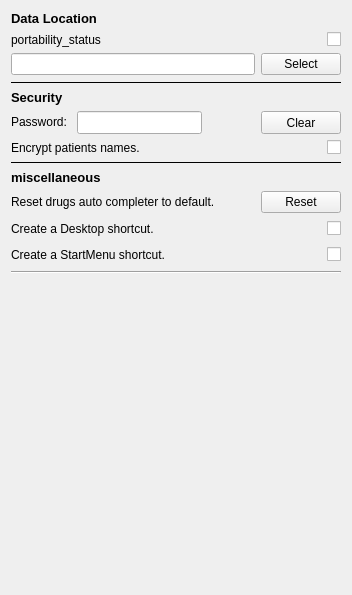
     <widget class="QWidget" name="Advanced_Tab">
      <attribute name="title">
       <string>Advanced</string>
      </attribute>
      <layout class="QGridLayout" name="gridLayout">
       <item row="4" column="0">
        <widget class="QLabel" name="label_44">
         <property name="font">
          <font>
           <pointsize>10</pointsize>
           <weight>75</weight>
           <bold>true</bold>
          </font>
         </property>
         <property name="text">
          <string>Security</string>
         </property>
        </widget>
       </item>
       <item row="5" column="0">
        <layout class="QHBoxLayout" name="horizontalLayout">
         <item>
          <widget class="QLabel" name="label">
           <property name="text">
            <string>&lt;html&gt;&lt;head/&gt;&lt;body&gt;&lt;p&gt;Password: &lt;/p&gt;&lt;/body&gt;&lt;/html&gt;</string>
           </property>
          </widget>
         </item>
         <item>
          <widget class="QLineEdit" name="passwordLine">
           <property name="maximumSize">
            <size>
             <width>130</width>
             <height>16777215</height>
            </size>
           </property>
           <property name="font">
            <font>
             <pointsize>10</pointsize>
            </font>
           </property>
           <property name="maxLength">
            <number>8</number>
           </property>
           <property name="echoMode">
            <enum>QLineEdit::Password</enum>
           </property>
           <property name="alignment">
            <set>Qt::AlignCenter</set>
           </property>
          </widget>
         </item>
         <item>
          <spacer name="horizontalSpacer">
           <property name="orientation">
            <enum>Qt::Horizontal</enum>
           </property>
           <property name="sizeHint" stdset="0">
            <size>
             <width>34</width>
             <height>20</height>
            </size>
           </property>
          </spacer>
         </item>
         <item>
          <widget class="QPushButton" name="setPasswdButton">
           <property name="sizePolicy">
            <sizepolicy hsizetype="Preferred" vsizetype="Preferred">
             <horstretch>0</horstretch>
             <verstretch>0</verstretch>
            </sizepolicy>
           </property>
           <property name="text">
            <string>Clear</string>
           </property>
           <property name="icon">
            <iconset resource="../res/resources.qrc">
             <normaloff>:/Graphics/shield</normaloff>:/Graphics/shield</iconset>
           </property>
          </widget>
         </item>
        </layout>
       </item>
       <item row="6" column="0">
        <layout class="QHBoxLayout" name="horizontalLayout_11">
         <item>
          <widget class="QLabel" name="label_45">
           <property name="text">
            <string>Encrypt patients names.</string>
           </property>
          </widget>
         </item>
         <item>
          <widget class="QLabel" name="EncryptionProgress">
           <property name="sizePolicy">
            <sizepolicy hsizetype="Fixed" vsizetype="Fixed">
             <horstretch>0</horstretch>
             <verstretch>0</verstretch>
            </sizepolicy>
           </property>
           <property name="maximumSize">
            <size>
             <width>24</width>
             <height>24</height>
            </size>
           </property>
           <property name="text">
            <string/>
           </property>
          </widget>
         </item>
         <item>
          <widget class="Switch" name="encryptionSwitch">
           <property name="sizePolicy">
            <sizepolicy hsizetype="Fixed" vsizetype="Fixed">
             <horstretch>0</horstretch>
             <verstretch>0</verstretch>
            </sizepolicy>
           </property>
           <property name="text">
            <string/>
           </property>
          </widget>
         </item>
        </layout>
       </item>
       <item row="13" column="0">
        <spacer name="verticalSpacer">
         <property name="orientation">
          <enum>Qt::Vertical</enum>
         </property>
         <property name="sizeHint" stdset="0">
          <size>
           <width>20</width>
           <height>310</height>
          </size>
         </property>
        </spacer>
       </item>
       <item row="3" column="0">
        <widget class="Line" name="line_20">
         <property name="frameShadow">
          <enum>QFrame::Plain</enum>
         </property>
         <property name="orientation">
          <enum>Qt::Horizontal</enum>
         </property>
        </widget>
       </item>
       <item row="2" column="0">
        <layout class="QHBoxLayout" name="horizontalLayout_10">
         <item>
          <widget class="QLineEdit" name="appDir">
           <property name="readOnly">
            <bool>true</bool>
           </property>
           <property name="clearButtonEnabled">
            <bool>true</bool>
           </property>
          </widget>
         </item>
         <item>
          <widget class="QPushButton" name="selectDirButton">
           <property name="text">
            <string>Select</string>
           </property>
           <property name="icon">
            <iconset resource="../res/resources.qrc">
             <normaloff>:/Graphics/home</normaloff>:/Graphics/home</iconset>
           </property>
          </widget>
         </item>
        </layout>
       </item>
       <item row="7" column="0">
        <widget class="Line" name="line_16">
         <property name="frameShadow">
          <enum>QFrame::Plain</enum>
         </property>
         <property name="orientation">
          <enum>Qt::Horizontal</enum>
         </property>
        </widget>
       </item>
       <item row="9" column="0">
        <layout class="QHBoxLayout" name="horizontalLayout_5">
         <item>
          <widget class="QLabel" name="label_37">
           <property name="text">
            <string>&lt;html&gt;&lt;head/&gt;&lt;body&gt;&lt;p&gt;Reset drugs auto completer to default.&lt;/p&gt;&lt;/body&gt;&lt;/html&gt;</string>
           </property>
          </widget>
         </item>
         <item>
          <spacer name="horizontalSpacer_42">
           <property name="orientation">
            <enum>Qt::Horizontal</enum>
           </property>
           <property name="sizeHint" stdset="0">
            <size>
             <width>40</width>
             <height>20</height>
            </size>
           </property>
          </spacer>
         </item>
         <item>
          <widget class="QPushButton" name="resetDrugsButton">
           <property name="text">
            <string>Reset</string>
           </property>
           <property name="icon">
            <iconset resource="../res/resources.qrc">
             <normaloff>:/ionicons/reDose</normaloff>:/ionicons/reDose</iconset>
           </property>
          </widget>
         </item>
        </layout>
       </item>
       <item row="0" column="0">
        <widget class="QLabel" name="label_43">
         <property name="font">
          <font>
           <pointsize>10</pointsize>
           <weight>75</weight>
           <bold>true</bold>
          </font>
         </property>
         <property name="text">
          <string>Data Location</string>
         </property>
        </widget>
       </item>
       <item row="1" column="0">
        <layout class="QHBoxLayout" name="horizontalLayout_12">
         <item>
          <widget class="QLabel" name="portability_status">
           <property name="text">
            <string>portability_status</string>
           </property>
          </widget>
         </item>
         <item>
          <widget class="QLabel" name="portability_msg">
           <property name="text">
            <string/>
           </property>
          </widget>
         </item>
         <item>
          <widget class="Switch" name="cb_portability">
           <property name="sizePolicy">
            <sizepolicy hsizetype="Fixed" vsizetype="Fixed">
             <horstretch>0</horstretch>
             <verstretch>0</verstretch>
            </sizepolicy>
           </property>
           <property name="text">
            <string/>
           </property>
          </widget>
         </item>
        </layout>
       </item>
       <item row="11" column="0">
        <layout class="QHBoxLayout" name="horizontalLayout_9">
         <item>
          <widget class="QLabel" name="label_42">
           <property name="text">
            <string>Create a StartMenu shortcut.</string>
           </property>
          </widget>
         </item>
         <item>
          <spacer name="horizontalSpacer_50">
           <property name="orientation">
            <enum>Qt::Horizontal</enum>
           </property>
           <property name="sizeHint" stdset="0">
            <size>
             <width>40</width>
             <height>20</height>
            </size>
           </property>
          </spacer>
         </item>
         <item>
          <widget class="Switch" name="createStartMenuShortcut">
           <property name="sizePolicy">
            <sizepolicy hsizetype="Fixed" vsizetype="Fixed">
             <horstretch>0</horstretch>
             <verstretch>0</verstretch>
            </sizepolicy>
           </property>
           <property name="text">
            <string/>
           </property>
          </widget>
         </item>
        </layout>
       </item>
       <item row="12" column="0">
        <widget class="Line" name="line_21">
         <property name="orientation">
          <enum>Qt::Horizontal</enum>
         </property>
        </widget>
       </item>
       <item row="10" column="0">
        <layout class="QHBoxLayout" name="horizontalLayout_8">
         <item>
          <widget class="QLabel" name="label_41">
           <property name="text">
            <string>Create a Desktop shortcut.</string>
           </property>
          </widget>
         </item>
         <item>
          <spacer name="horizontalSpacer_3">
           <property name="orientation">
            <enum>Qt::Horizontal</enum>
           </property>
           <property name="sizeHint" stdset="0">
            <size>
             <width>40</width>
             <height>20</height>
            </size>
           </property>
          </spacer>
         </item>
         <item>
          <widget class="Switch" name="createDesktopShortcut">
           <property name="sizePolicy">
            <sizepolicy hsizetype="Fixed" vsizetype="Fixed">
             <horstretch>0</horstretch>
             <verstretch>0</verstretch>
            </sizepolicy>
           </property>
           <property name="text">
            <string/>
           </property>
          </widget>
         </item>
        </layout>
       </item>
       <item row="8" column="0">
        <widget class="QLabel" name="label_46">
         <property name="font">
          <font>
           <pointsize>10</pointsize>
           <weight>75</weight>
           <bold>true</bold>
          </font>
         </property>
         <property name="text">
          <string>miscellaneous</string>
         </property>
        </widget>
       </item>
      </layout>
      <zorder>line_16</zorder>
      <zorder>label_43</zorder>
      <zorder>line_20</zorder>
      <zorder>label_44</zorder>
      <zorder>label_46</zorder>
      <zorder>line_21</zorder>
     </widget>
